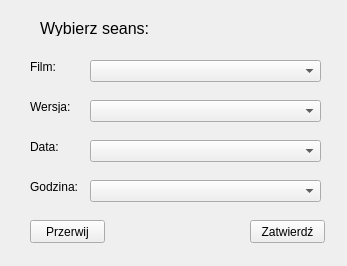
<?xml version="1.0" encoding="UTF-8"?>
<ui version="4.0">
 <class>Wybor_seansu</class>
 <widget class="QMainWindow" name="Wybor_seansu">
  <property name="geometry">
   <rect>
    <x>0</x>
    <y>0</y>
    <width>347</width>
    <height>266</height>
   </rect>
  </property>
  <property name="sizePolicy">
   <sizepolicy hsizetype="Fixed" vsizetype="Fixed">
    <horstretch>0</horstretch>
    <verstretch>0</verstretch>
   </sizepolicy>
  </property>
  <property name="windowTitle">
   <string>Wybierz seans</string>
  </property>
  <widget class="QWidget" name="centralwidget">
   <widget class="QComboBox" name="filmBox">
    <property name="geometry">
     <rect>
      <x>90</x>
      <y>60</y>
      <width>231</width>
      <height>22</height>
     </rect>
    </property>
   </widget>
   <widget class="QComboBox" name="wersjaBox">
    <property name="geometry">
     <rect>
      <x>90</x>
      <y>100</y>
      <width>231</width>
      <height>22</height>
     </rect>
    </property>
   </widget>
   <widget class="QComboBox" name="dataBox">
    <property name="geometry">
     <rect>
      <x>90</x>
      <y>140</y>
      <width>231</width>
      <height>22</height>
     </rect>
    </property>
   </widget>
   <widget class="QComboBox" name="godzinaBox">
    <property name="geometry">
     <rect>
      <x>90</x>
      <y>180</y>
      <width>231</width>
      <height>22</height>
     </rect>
    </property>
   </widget>
   <widget class="QPushButton" name="okButton">
    <property name="enabled">
     <bool>true</bool>
    </property>
    <property name="geometry">
     <rect>
      <x>250</x>
      <y>220</y>
      <width>75</width>
      <height>23</height>
     </rect>
    </property>
    <property name="text">
     <string>Zatwierdź</string>
    </property>
   </widget>
   <widget class="QLabel" name="filmLabel">
    <property name="geometry">
     <rect>
      <x>30</x>
      <y>60</y>
      <width>47</width>
      <height>13</height>
     </rect>
    </property>
    <property name="text">
     <string>Film:</string>
    </property>
   </widget>
   <widget class="QLabel" name="wersjaLabel">
    <property name="geometry">
     <rect>
      <x>30</x>
      <y>100</y>
      <width>47</width>
      <height>13</height>
     </rect>
    </property>
    <property name="text">
     <string>Wersja:</string>
    </property>
   </widget>
   <widget class="QLabel" name="dataLabel">
    <property name="geometry">
     <rect>
      <x>30</x>
      <y>140</y>
      <width>47</width>
      <height>13</height>
     </rect>
    </property>
    <property name="text">
     <string>Data:</string>
    </property>
   </widget>
   <widget class="QLabel" name="godzinaLabel">
    <property name="geometry">
     <rect>
      <x>30</x>
      <y>180</y>
      <width>47</width>
      <height>13</height>
     </rect>
    </property>
    <property name="text">
     <string>Godzina:</string>
    </property>
   </widget>
   <widget class="QLabel" name="label">
    <property name="geometry">
     <rect>
      <x>40</x>
      <y>20</y>
      <width>131</width>
      <height>16</height>
     </rect>
    </property>
    <property name="font">
     <font>
      <pointsize>12</pointsize>
     </font>
    </property>
    <property name="text">
     <string>Wybierz seans:</string>
    </property>
   </widget>
   <widget class="QPushButton" name="cancelButton">
    <property name="geometry">
     <rect>
      <x>30</x>
      <y>220</y>
      <width>75</width>
      <height>23</height>
     </rect>
    </property>
    <property name="text">
     <string>Przerwij</string>
    </property>
   </widget>
  </widget>
 </widget>
 <resources/>
 <connections/>
</ui>
